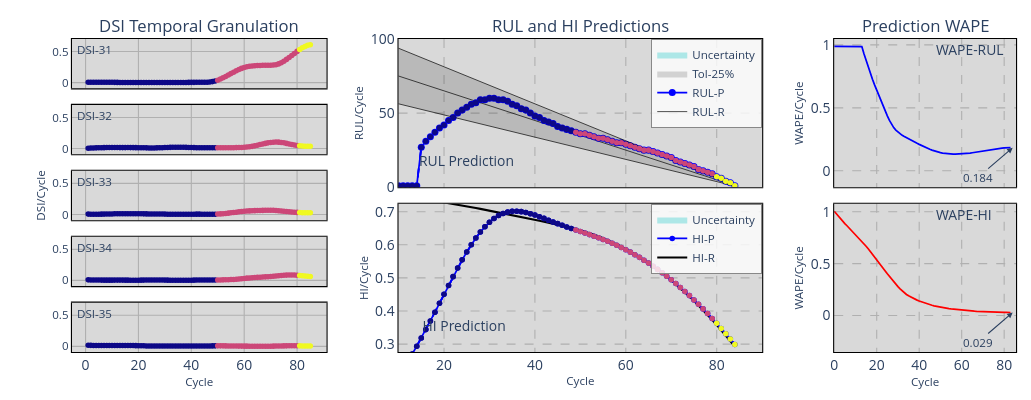

Here is the notebook cell this chart was saved with:
### Code cell
i = 34
params = df.iloc[i, 1:12].values
m,nI,nR,nO,mO,N1,N2,N3,τ,act,W = ParseParams(params)
RHO = 0.1       # rho estático: intervalo do HI = predição -/+ RHO * erro estimado (protocolo 3)
X, Y, Z, kX = PrepareData(RS, HI, W, nI, nO, mO)
ref, J, L = RefEoL(sig, EOL, kX) 

teda = AutoCloud(m=m,nI=nI,nR=nR,nO=nO,mO=mO,ηS=[N1,N2,N3],
			  tau=τ,eol=EOL,ref=ref,act=act,
			  wtaG=False,wtaP=False,store=True,feedback='symmetric',
			  rho=RHO,intr_state='carry'
			  )

teda.SimGranularRUL(J,L,X,Y,Z,'single')
teda.HI_Granularity()
print(f"HI : cov={teda.cov:.3f} | sp={teda.sp:.3f} | V=média(cov*sp)={teda.V:.4f} | Vsum={teda.Vsum:.4f} | ")

PlotSimulation(teda=teda,mode='ply',xi=10, yf=100,ftrs=5,dsi_mode='hide')
